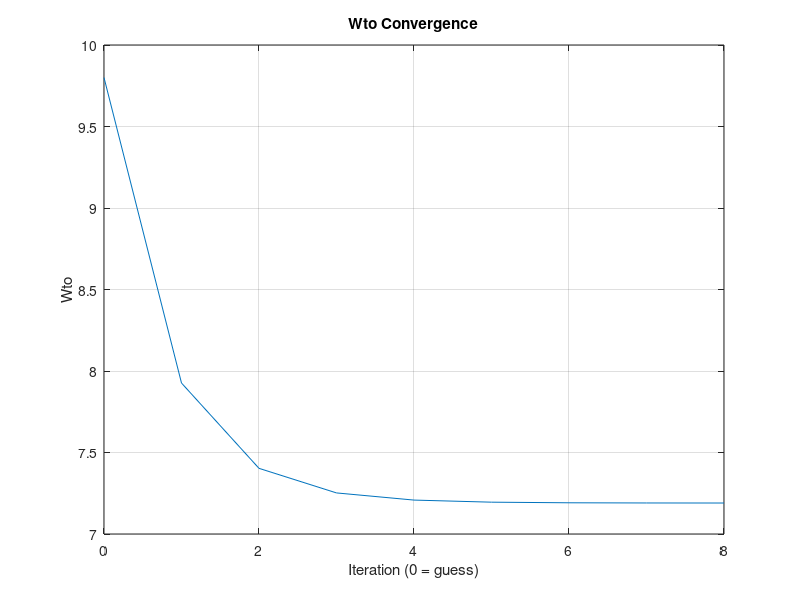

Write the MATLAB code that produced this figure.
% Aero 444
% UAV Design Preliminary Sizing

% Sarthak Patel
% Last Update: 1/12/2015

% Notes:
%
% Empty weight fraction equation is based on Purdue paper.
% https://engineering.purdue.edu/AAE/Academics/Courses/aae451/2007/Spring/Team3/SRR%20Final%20Team%203.doc

%% Clean Up
clear all; close all; clc; format compact;

%% Sizing Inputs

Wto_guess = 9.8;    % [lb]
Wp = 2;             % [lb]
endurance = 4;      % [hr]
vcruise = 39.2;     % [knots]
hcruise = 7000;     % [ft]

TSFC = 4;         % [1/hr]
LoD = 10;            % [-]

WeFracEqn = 'fancy';    % 'standard' or 'fancy'
plots = 'yes';          % 'yes' or 'no'
A = 1.02;
B = -0.06;

tol = .001;            % lb
err = tol+1;
n = 1;
Wto(n) = Wto_guess;

% Wto = guess;
% Wp = Wp;

%% Sizing Code

while err > tol
    
    disp(['Wto = ',num2str(Wto(n))])
    
    if strcmp(WeFracEqn,'fancy')
        Wefrac = 1.243*(Wto(n)^0.1566)*(Wp^-0.0806)*(endurance^0.0975)*(vcruise^-0.3014)*(hcruise^-0.0174);
    elseif strcmp(WeFracEqn,'standard')
        Wefrac = A*Wto^B;
    else
        error('WeFracEqn must be specified as a string: "standard" or "fancy"')
    end
    
    % one cruise leg
    Wffrac = exp(-TSFC/LoD*endurance);
%     Wffrac = exp(-endurance);

    n = n+1;
    Wto(n) = Wp/(1-Wefrac-Wffrac);
    err = abs(Wto(n)-Wto(n-1));
end

%% Display Results

disp(' ')
disp(['Final Wto = ',num2str(Wto(n)),' lb'])
disp(['Tolerance = ',num2str(tol),' lb'])
disp(['Empty Weight = ',num2str(Wefrac*Wto(end)),' lb (',num2str(Wefrac(end)*100),' %)'])
disp(['Payload Weight = ',num2str(Wp),' lb (',num2str(Wp/Wto(end)*100),' %)'])
disp(['Fuel Weight = ',num2str(Wffrac*Wto(end)),' lb (',num2str(Wffrac(end)*100),' %)'])

if strcmp(plots,'yes')
    plot(0:n-1,Wto);
    title('Wto Convergence')
    xlabel('Iteration (0 = guess)')
    ylabel('Wto')
    grid on
end


